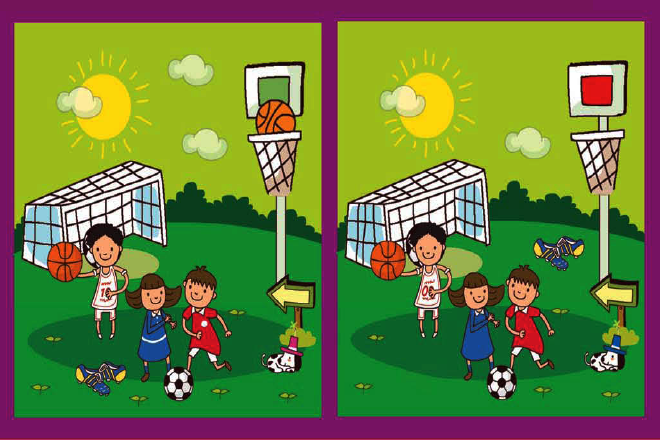
#> input picture image01.png, 660 x 440 px
$ python run.py
#> lines starting #> are read from the running program, lines starting #| are printed output that depends on the picture; after the words box and inside, x2 and y2 are one past the last pixel; in counts of white or black regions, pixels touching at a corner belong together
import sys # to access the system
import cv2
from PIL import Image

# img = Image.open('./myimage.png')
# img.show()


def pil2cv(image):
    ''' PIL型 -> OpenCV型 '''
    new_image = np.array(image, dtype=np.uint8)
    if new_image.ndim == 2:  # モノクロ
        pass
    elif new_image.shape[2] == 3:  # カラー
        new_image = cv2.cvtColor(new_image, cv2.COLOR_RGB2BGR)
    elif new_image.shape[2] == 4:  # 透過
        new_image = cv2.cvtColor(new_image, cv2.COLOR_RGBA2BGRA)
    return new_image

def cv2pil(image):
    ''' OpenCV型 -> PIL型 '''
    new_image = image.copy()
    if new_image.ndim == 2:  # モノクロ
        pass
    elif new_image.shape[2] == 3:  # カラー
        new_image = cv2.cvtColor(new_image, cv2.COLOR_BGR2RGB)
    elif new_image.shape[2] == 4:  # 透過
        new_image = cv2.cvtColor(new_image, cv2.COLOR_BGRA2RGBA)
    new_image = Image.fromarray(new_image)
    return new_image

def DoG(img1, img2, ksize, sigma1, sigma2):
    # 標準偏差が異なる2つのガウシアン画像を算出
    g1 = cv2.GaussianBlur(img1, ksize, sigma1)
    g2 = cv2.GaussianBlur(img2, ksize, sigma2)
    # 2つのガウシアン画像の差分を出力
    return g1 - g2


# def main():
#     # 入力画像を読み込み
#     img = cv2.imread("input.jpg")

#     # グレースケール変換
#     gray = cv2.cvtColor(img, cv2.COLOR_RGB2GRAY)


def main():
    img = cv2.imread("image01.png", cv2.IMREAD_ANYCOLOR)
#> img is the input picture: shape (440, 660, 3); mean B, G, R 61.4, 125.6, 106.5
    gray = cv2.cvtColor(img, cv2.COLOR_RGB2GRAY)
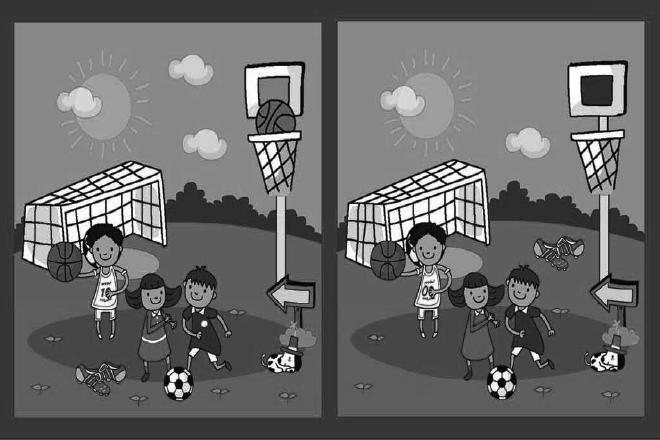
#> gray: shape (440, 660); min 0, max 255, mean 104.3


    h, w = img.shape[:2]
#> h = 440; w = 660
    img1 = img[0:int(h), 0:int(w/2)]
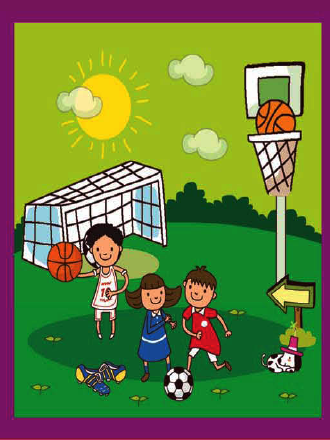
#> img1: shape (440, 330, 3); mean B, G, R 61.7, 125.9, 106.5
    img2 = img[0:int(h), int(w/2):int(w)]
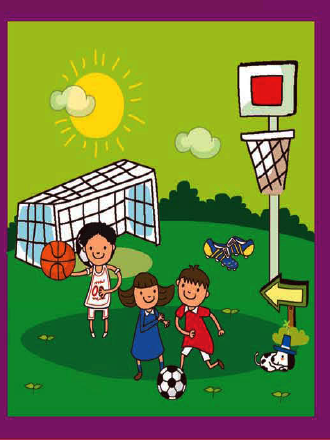
#> img2: shape (440, 330, 3); mean B, G, R 61.1, 125.3, 106.4

    # DoGフィルタ処理
    # dst = DoG(img1, img2, (3,3), 1.3, 2.6)

    contours1, hierarchy1 = cv2.findContours(gray, cv2.RETR_TREE, cv2.CHAIN_APPROX_SIMPLE)
#> contours1 = 38 contours, 37 with area under 20; largest, box (x1, y1, x2, y2) and area: (0, 0, 660, 440) 289301
    # contours2, hierarchy2 = cv2.findContours(img2, cv2.RETR_TREE, cv2.CHAIN_APPROX_SIMPLE)

    result = cv2.drawContours(gray, contours1, -1, (0,255,0), 3)
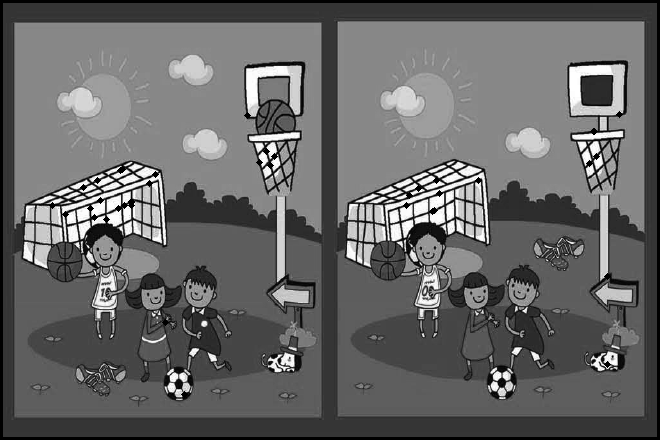
#> result: shape (440, 660); min 0, max 255, mean 102.7
    # dst = img1 - img2

    # 結果を出力
    # cv2.imwrite("img1.png", img1 )
    # cv2.imwrite("img2.png", img2 )
    cv2.imwrite("result.png", result )


    # while True:
    #     cv2.imshow("Sheep", cropped_image)
    #     cv2.waitKey(3000)
    #     sys.exit() # to exit from all the processes

    # cv2.destroyAllWindows() # destroy all windows


if __name__ == "__main__":
    main()
